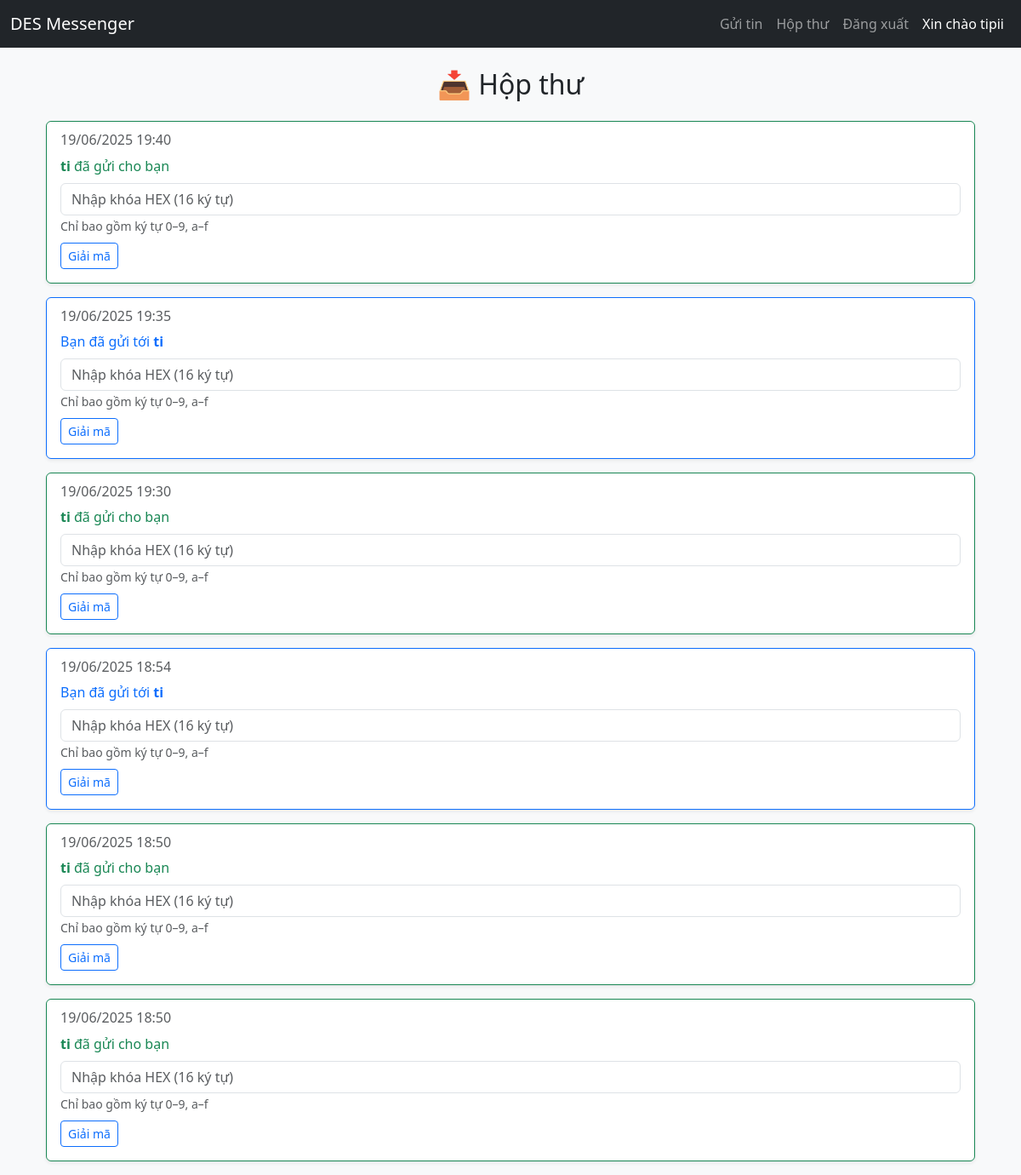
/inbox/ (signed in), run on the app's committed database.
### messenger/models.py (models this page shows, shortened)
class Message(models.Model):
    sender = models.ForeignKey(User, related_name='sent', on_delete=models.CASCADE)
    receiver = models.ForeignKey(User, related_name='received', on_delete=models.CASCADE)
    plaintext = models.TextField(default="No plaintext")
    ciphertext = models.TextField()
    des_key = models.BinaryField()  # NEW: lưu khóa DES dạng bytes
    created_at = models.DateTimeField(auto_now_add=True)
    image_cipher = models.BinaryField(null=True, blank=True)  # Ảnh đã mã hóa

### messenger/views.py (the view, shortened to what this page needs)
# urls.py: path('inbox/', inbox_view, name='inbox'),
@login_required
def inbox_view(request):
    messages = Message.objects.filter(
        Q(sender=request.user) | Q(receiver=request.user)
    ).order_by('-created_at')
    all_messages = []
    for msg in messages:
        all_messages.append({
            'id': msg.id,
            'from': msg.sender.username,
            'to': msg.receiver.username,
            'created_at': msg.created_at,
            'ciphertext': msg.ciphertext,
            'is_sent': msg.sender == request.user,
            'has_image': msg.image_cipher is not None
        })
    context = {'messages': all_messages}
    return render(request, 'inbox.html', context)

### messenger/templates/inbox.html (shortened to what this page needs)
{% extends "base.html" %}
{% block content %}
<div class="container mt-4">
    <h2 class="mb-4 text-center">📥 Hộp thư</h2>
    {% if messages %}
        {% for msg in messages %}
            <div class="card mb-3 shadow-sm {% if msg.is_sent %}border-primary{% else %}border-success{% endif %}">
                <div class="card-body">
                    <h6 class="card-subtitle mb-2 text-muted">
                        {{ msg.created_at|date:"d/m/Y H:i" }}
                    </h6>
                    {% if msg.is_sent %}
                        <p class="card-title text-primary">
                            Bạn đã gửi tới <strong>{{ msg.to }}</strong>
                        </p>
                    {% else %}
                        <p class="card-title text-success">
                            <strong>{{ msg.from }}</strong> đã gửi cho bạn
                        </p>
                    {% endif %}
                    {% if decrypted_id == msg.id %}
                        {% if decrypted_text %}
                            <p class="card-text"><strong>Nội dung:</strong> {{ decrypted_text }}</p>
                        {% endif %}
                        {% if decrypted_image %}
                            <div class="mt-2">
                                <p><strong>Ảnh đã giải mã:</strong></p>
                                <img src="{{ decrypted_image }}" class="img-fluid rounded border" style="max-width: 300px;">
                            </div>
                        {% endif %}
                    {% else %}
                        <form method="post" class="mt-2">
                            <div class="mb-2">
                                <input type="text" name="key" class="form-control"
                                       placeholder="Nhập khóa HEX (16 ký tự)" maxlength="16"
                                       pattern="[0-9a-fA-F]{16}" required>
                                <small class="text-muted">Chỉ bao gồm ký tự 0–9, a–f</small>
                            </div>
                            <button type="submit" class="btn btn-sm btn-outline-primary">Giải mã</button>
                        </form>
                    {% endif %}
                </div>
            </div>
        {% endfor %}
    {% else %}
        <div class="alert alert-info text-center">Bạn chưa có tin nhắn nào.</div>
    {% endif %}
</div>
{% endblock %}

### messenger/templates/base.html (shortened to what this page needs)
<!DOCTYPE html>
<html lang="vi">
<head>
    <link href="https://cdn.jsdelivr.net/npm/bootstrap@5.3.0/dist/css/bootstrap.min.css" rel="stylesheet">
</head>
<body class="bg-light">
<nav class="navbar navbar-expand-lg navbar-dark bg-dark mb-4">
    <div class="container-fluid">
        <a class="navbar-brand" href="{% url 'send' %}">DES Messenger</a>
        <div class="collapse navbar-collapse">
            <ul class="navbar-nav ms-auto">
                {% if user.is_authenticated %}
                    <li class="nav-item"><a class="nav-link" href="{% url 'send' %}">Gửi tin</a></li>
                    <li class="nav-item"><a class="nav-link" href="{% url 'inbox' %}">Hộp thư</a></li>
                    <li class="nav-item"><a class="nav-link" href="{% url 'logout' %}">Đăng xuất</a></li>
                    <li class="nav-item nav-link text-white">Xin chào {{ user.username }}</li>
                {% else %}
                    <li class="nav-item"><a class="nav-link" href="{% url 'login' %}">Đăng nhập</a></li>
                    <li class="nav-item"><a class="nav-link" href="{% url 'register' %}">Đăng ký</a></li>
                {% endif %}
            </ul>
        </div>
    </div>
</nav>
<div class="container">
    {% block content %}{% endblock %}
</div>
</body>
</html>

### data on the page
Message: created_at "19/06/2025 19:40"
Message: created_at "19/06/2025 19:35"
Message: created_at "19/06/2025 19:30"
Message: created_at "19/06/2025 18:54"
Message: created_at "19/06/2025 18:50"
Message: created_at "19/06/2025 18:50"

### other printed values
{{ user.username }} "tipii"
{{ msg.from }} "ti" "ti" "ti" "ti"
{{ msg.to }} "ti" "ti"
